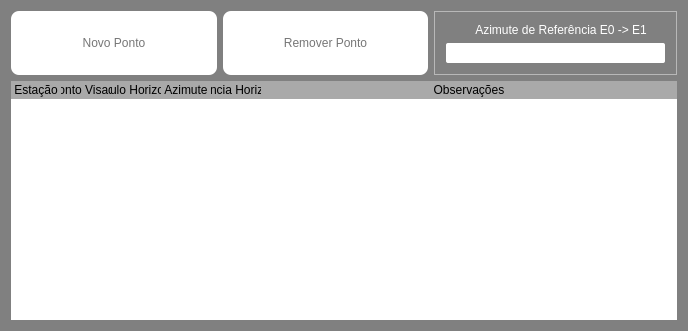
<?xml version="1.0" encoding="UTF-8"?>
<ui version="4.0">
 <class>MainWindow</class>
 <widget class="QMainWindow" name="MainWindow">
  <property name="geometry">
   <rect>
    <x>0</x>
    <y>0</y>
    <width>688</width>
    <height>331</height>
   </rect>
  </property>
  <property name="sizePolicy">
   <sizepolicy hsizetype="Fixed" vsizetype="Fixed">
    <horstretch>0</horstretch>
    <verstretch>0</verstretch>
   </sizepolicy>
  </property>
  <property name="windowTitle">
   <string>MainWindow</string>
  </property>
  <property name="styleSheet">
   <string notr="true">QWidget#centralWidget 
{
	background :  grey;
	button-layout: 2
}

QPushButton
{
	color: palette(shadow);
	background: white;
	border-radius: 8px
}

QPushButton:hover
{
	color: palette(shadow);
	background: white;
	border-radius: 10px;
	border: 2px solid grey
}

QTableWidget
{
	border-radius: 2px;
	selection-background-color: darkgray;
}

QHeaderView::section 
{
	background-color: darkgrey;
	border: none;
}

QHeaderView::section:hover 
{
	color: white;
	background-color: rgb(109, 109, 109);
	border: 1px solid grey;
}

QLineEdit
{
	border-radius: 2px;
	selection-background-color: darkgray;
	padding: 2px
}

QLineEdit:focus
{
	border-radius: 5px;
	selection-background-color: darkgray;
	padding: 3px
}</string>
  </property>
  <widget class="QWidget" name="centralWidget">
   <property name="sizePolicy">
    <sizepolicy hsizetype="Expanding" vsizetype="Expanding">
     <horstretch>0</horstretch>
     <verstretch>0</verstretch>
    </sizepolicy>
   </property>
   <property name="minimumSize">
    <size>
     <width>0</width>
     <height>0</height>
    </size>
   </property>
   <property name="styleSheet">
    <string notr="true"/>
   </property>
   <layout class="QGridLayout" name="gridLayout">
    <item row="4" column="0" colspan="3">
     <widget class="QTableWidget" name="table">
      <property name="styleSheet">
       <string notr="true"/>
      </property>
      <attribute name="horizontalHeaderVisible">
       <bool>true</bool>
      </attribute>
      <attribute name="horizontalHeaderCascadingSectionResizes">
       <bool>false</bool>
      </attribute>
      <attribute name="horizontalHeaderDefaultSectionSize">
       <number>50</number>
      </attribute>
      <attribute name="horizontalHeaderMinimumSectionSize">
       <number>50</number>
      </attribute>
      <attribute name="horizontalHeaderStretchLastSection">
       <bool>true</bool>
      </attribute>
      <attribute name="verticalHeaderVisible">
       <bool>false</bool>
      </attribute>
      <attribute name="verticalHeaderDefaultSectionSize">
       <number>50</number>
      </attribute>
      <attribute name="verticalHeaderMinimumSectionSize">
       <number>50</number>
      </attribute>
      <column>
       <property name="text">
        <string>Estação</string>
       </property>
      </column>
      <column>
       <property name="text">
        <string>Ponto Visado</string>
       </property>
      </column>
      <column>
       <property name="text">
        <string>Ângulo Horizontal</string>
       </property>
      </column>
      <column>
       <property name="text">
        <string>Azimute</string>
       </property>
      </column>
      <column>
       <property name="text">
        <string>Distância Horizontal</string>
       </property>
      </column>
      <column>
       <property name="text">
        <string>Observações</string>
       </property>
      </column>
     </widget>
    </item>
    <item row="1" column="2" alignment="Qt::AlignHCenter">
     <widget class="QFrame" name="frame">
      <property name="frameShape">
       <enum>QFrame::StyledPanel</enum>
      </property>
      <property name="frameShadow">
       <enum>QFrame::Raised</enum>
      </property>
      <layout class="QGridLayout" name="gridLayout_2">
       <item row="0" column="0">
        <widget class="QLabel" name="label">
         <property name="minimumSize">
          <size>
           <width>153</width>
           <height>13</height>
          </size>
         </property>
         <property name="styleSheet">
          <string notr="true">QLabel
{
	color: white
}</string>
         </property>
         <property name="text">
          <string>         Azimute de Referência E0 -&gt; E1</string>
         </property>
        </widget>
       </item>
       <item row="1" column="0">
        <widget class="QLineEdit" name="azimuthEntry">
         <property name="sizePolicy">
          <sizepolicy hsizetype="Minimum" vsizetype="Fixed">
           <horstretch>0</horstretch>
           <verstretch>0</verstretch>
          </sizepolicy>
         </property>
         <property name="minimumSize">
          <size>
           <width>219</width>
           <height>20</height>
          </size>
         </property>
         <property name="styleSheet">
          <string notr="true"/>
         </property>
        </widget>
       </item>
      </layout>
     </widget>
    </item>
    <item row="1" column="0">
     <widget class="QPushButton" name="newpoint">
      <property name="sizePolicy">
       <sizepolicy hsizetype="Preferred" vsizetype="Preferred">
        <horstretch>0</horstretch>
        <verstretch>0</verstretch>
       </sizepolicy>
      </property>
      <property name="minimumSize">
       <size>
        <width>50</width>
        <height>50</height>
       </size>
      </property>
      <property name="styleSheet">
       <string notr="true"/>
      </property>
      <property name="text">
       <string>Novo Ponto</string>
      </property>
     </widget>
    </item>
    <item row="1" column="1">
     <widget class="QPushButton" name="removepoint">
      <property name="sizePolicy">
       <sizepolicy hsizetype="Preferred" vsizetype="Preferred">
        <horstretch>0</horstretch>
        <verstretch>0</verstretch>
       </sizepolicy>
      </property>
      <property name="baseSize">
       <size>
        <width>10</width>
        <height>10</height>
       </size>
      </property>
      <property name="text">
       <string>Remover Ponto</string>
      </property>
     </widget>
    </item>
   </layout>
  </widget>
 </widget>
 <layoutdefault spacing="6" margin="11"/>
 <resources/>
 <connections/>
</ui>
